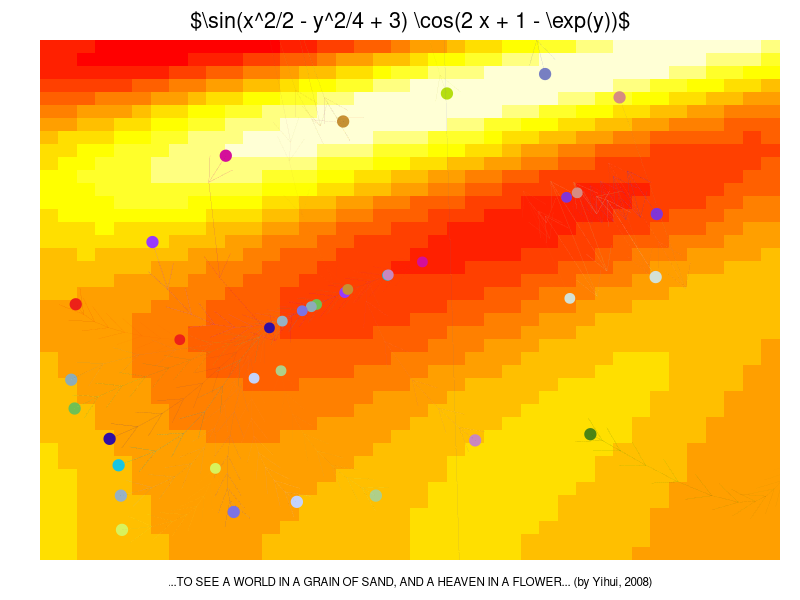

Reproduce this figure in R.
gradient = function(x, y, z, main = NULL, ..., FUN = function(x, 
    y) x^2 + 2 * y^2, rg = c(-3, -3, 3, 3), init = c(-3, 3), 
    gamma = 0.05, tol = 0.001, len = 50, add = FALSE, nmax = 50) {
    if (!add) {
        image(x, y, z, ...)
        mtext(side = 1, "...TO SEE A WORLD IN A GRAIN OF SAND, AND A HEAVEN IN A FLOWER... (by Yihui, 2008)", 
            line = 0.5, cex = 0.7)
        mtext(side = 3, ifelse(is.null(main), eval(substitute(expression(z == 
            x), list(x = body(FUN)))), main), line = 0.4, cex = 1.3)
    }
    else {
        x = seq(rg[1], rg[3], length = len)
        y = seq(rg[2], rg[4], length = len)
        nms = names(formals(FUN))
        grad = deriv(as.expression(body(FUN)), nms, function.arg = TRUE)
        z = outer(x, y, FUN)
        xy = init
        newxy = xy - gamma * attr(grad(xy[1], xy[2]), "gradient")
        gap = abs(FUN(newxy[1], newxy[2]) - FUN(xy[1], xy[2]))
        i = 1
        cl = rgb(runif(1), runif(1), runif(1))
        points(xy[1], xy[2], pch = 19, col = cl, cex = 1.5)
        cl0 = do.call(rgb, as.list(c(col2rgb(cl)/255, 0.1)))
        while (gap > tol & i <= nmax) {
            xy = rbind(xy, newxy[i, ])
            newxy = rbind(newxy, xy[i + 1, ] - gamma * attr(grad(xy[i + 
                1, 1], xy[i + 1, 2]), "gradient"))
            arrows(xy[1:i, 1], xy[1:i, 2], newxy[1:i, 1], newxy[1:i, 
                2], length = par("din")[1]/30, col = cl0, lwd = 0.1)
            gap = abs(FUN(newxy[i + 1, 1], newxy[i + 1, 2]) - 
                FUN(xy[i + 1, 1], xy[i + 1, 2]))
            i = i + 1
        }
        return(invisible(list(root = xy[i, ], color = cl)))
    }
}
lc = structure(list(x = c(-0.798325262308313, -0.801452784503632, 
    -0.80770782889427, -0.83272800645682, -0.929681194511703, 
    -0.93906376109766, -0.926553672316384, -0.713882163034705, 
    -0.510593220338983, -0.185330912025827, 0.102401129943503, 
    0.374495560936239, 0.58091202582728, 0.6841202582728, 0.680992736077482, 
    0.5, 0.180589184826473, -0.0946327683615818, -0.313559322033898, 
    -0.488700564971751), y = c(0.579288125191777, 0.694047253758822, 
    0.79576557226143, 0.884443080699601, 0.98616139920221, 1.08266339367904, 
    1.33565510892912, 1.54430806996011, 1.83381405339061, 1.94857318195766, 
    2.0424670144216, 2.10767106474379, 2.02942620435716, 1.63820190242406, 
    1.42694077938018, 0.9, 0.879226756673826, 0.694047253758822, 
    0.673181957655723, 0.639275851488187)), .Names = c("x", "y"))

f2 = function(x, y) sin(1/2 * x^2 - 1/4 * y^2 + 3) * 
    cos(2 * x + 1 - exp(y))
par(mar = c(2, 2, 2, 1), cex.axis = 1, cex.lab = 1, 
    tcl = -0.5, mgp = c(2, 1, 0))
x = seq(-1, 1, length = 40)
y = seq(0.5, 2.2, length = 40)
z = outer(x, y, f2)
set.seed(830)
gradient(x, y, z, main = "$\\sin(x^2/2 - y^2/4 + 3) \\cos(2 x + 1 - \\exp(y))$", 
    col = sub("FF$", "66", heat.colors(12)), axes = FALSE, FUN = f2, 
    rg = c(-0.8, -0.8, 0.7, 2), init = c(0.2, 2), gamma = 0.05, 
    tol = 1e-04, nmax = 200, add = FALSE)
tmp0 = tmp1 = NULL
for (i in 1:20) {
    tmp = gradient(x, y, z, axes = FALSE, FUN = f2, rg = c(-0.8, 
        -0.8, 0.7, 2), init = c(lc$x[i], lc$y[i]), gamma = runif(1, 
        0.05, 0.15), tol = 1e-04, nmax = ceiling(runif(1, 5, 
        13)), add = TRUE)
    tmp0 = rbind(tmp0, tmp$root)
    tmp1 = c(tmp1, tmp$color)
}
points(tmp0[, 1], tmp0[, 2], pch = 19, col = tmp1, 
    cex = 1.3, lwd = 1) 
